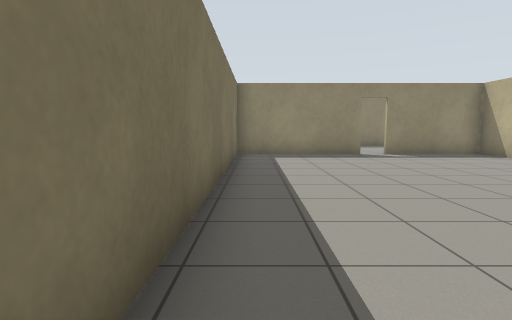
view 1 (above)

24 first-person views from a walk through a robot-simulator world made for Gazebo. The camera is 0.94 m above the floor, tilts 6° down and sees 80° across. The floor is counted in squares, 1 m on a side. Each view is taken from the middle of a square. On the plan, view 1 faces up. The plan holds only what a view shows up to about 11 squares ahead; the rest is blank. The place goes on beyond the plan.

view 2
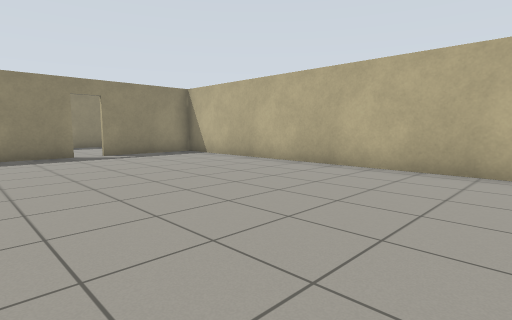

view 3
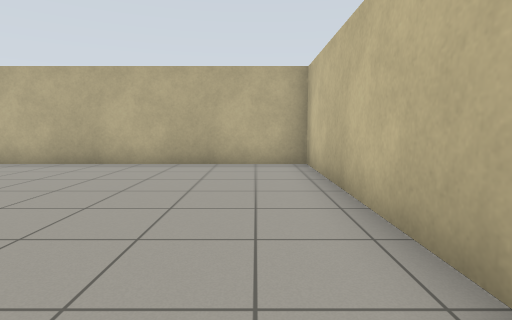

view 4
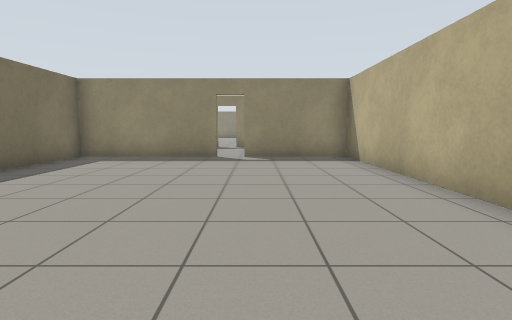

view 5
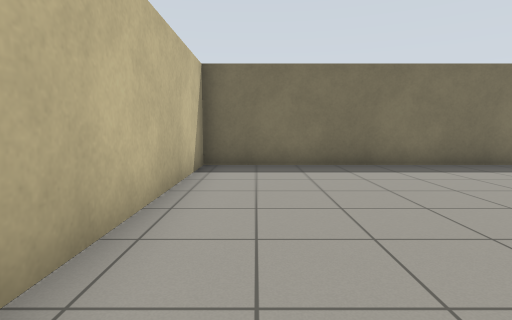

view 6
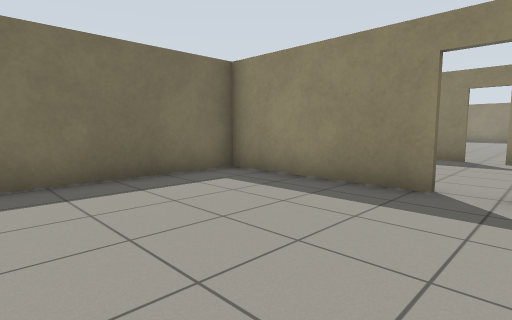

view 7
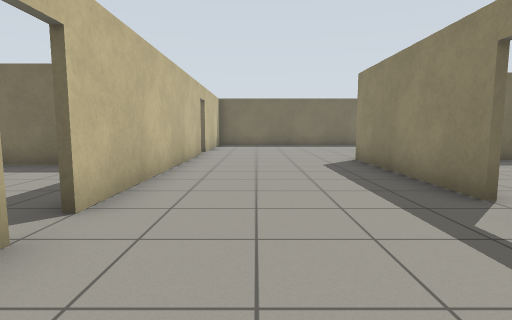

view 8
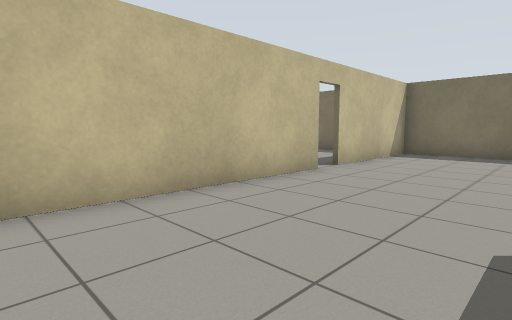

view 9
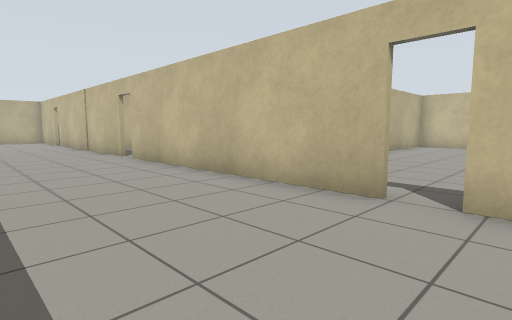

view 10
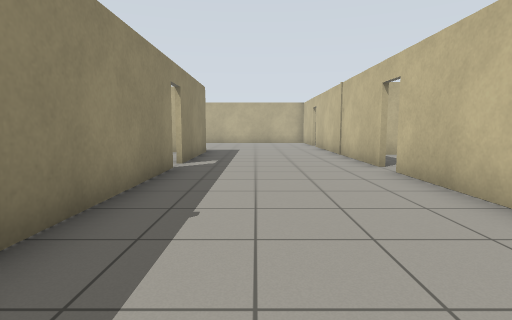

view 11
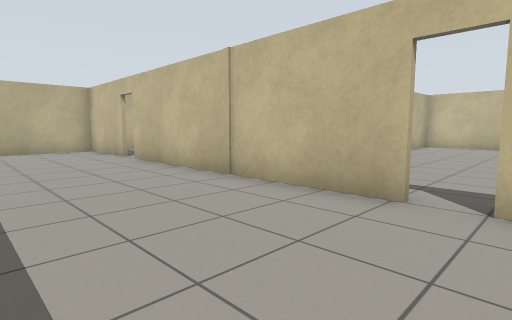

view 12
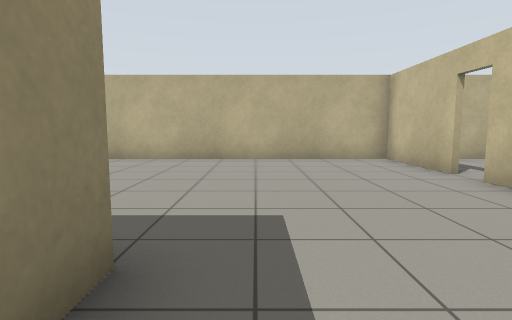

view 13
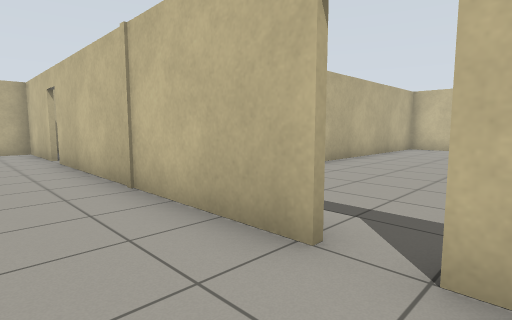

view 14
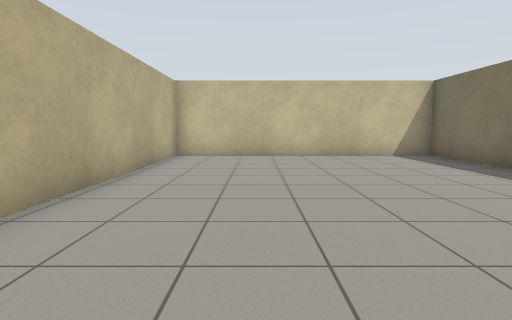

view 15
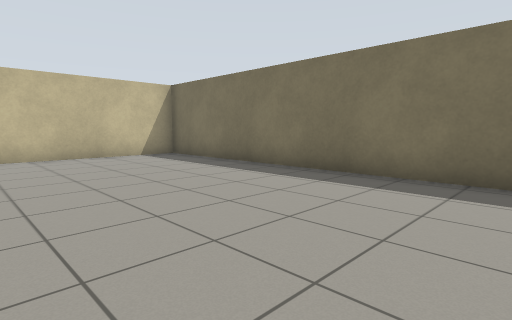

view 16
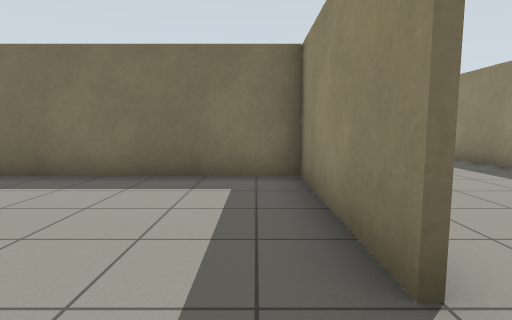

view 17
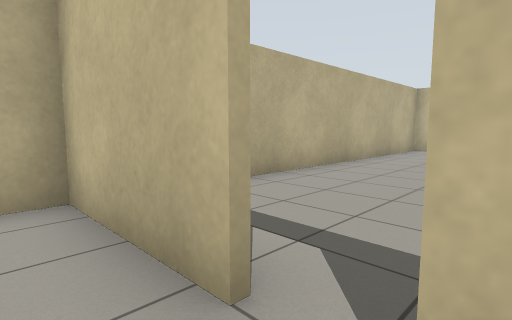

view 18
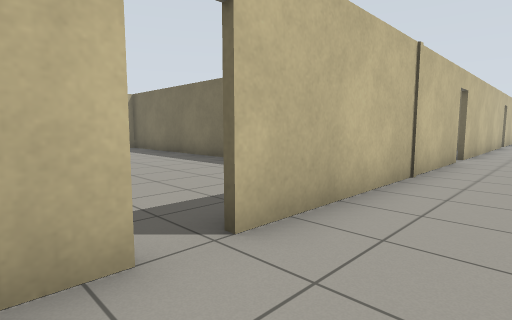

view 19
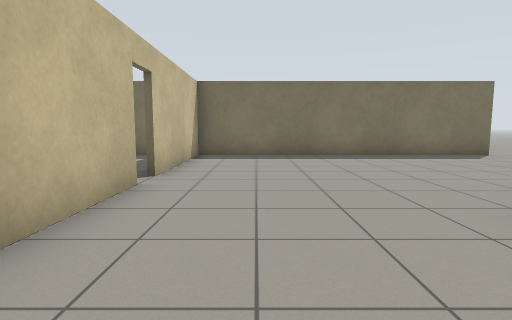

view 20
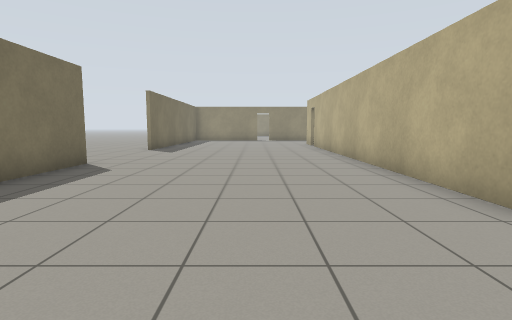

view 21
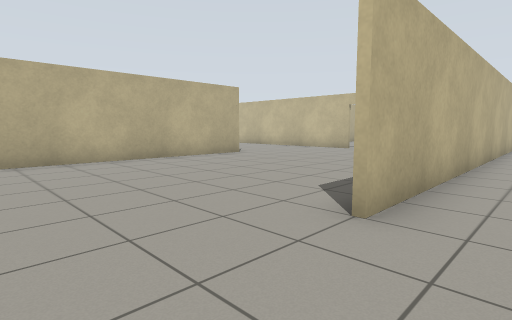

view 22
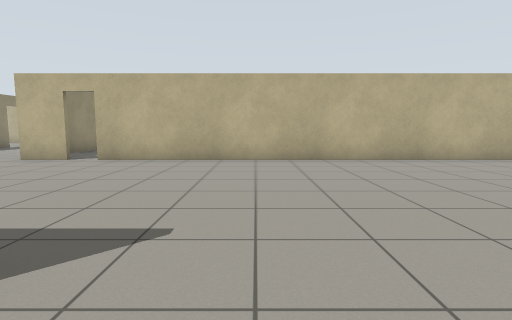

view 23
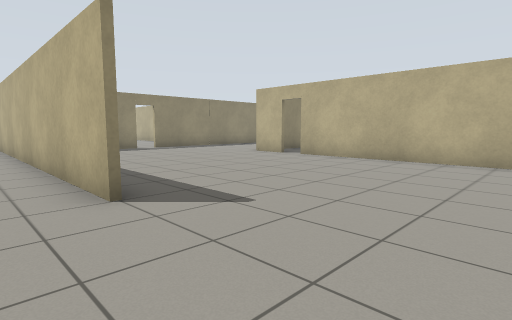

view 24
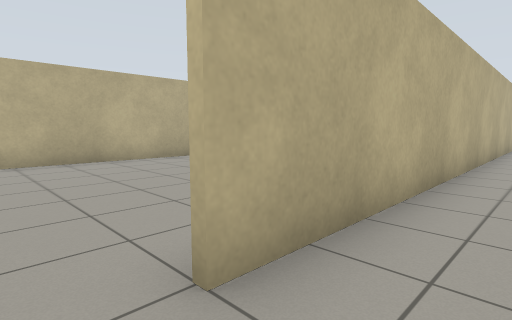

### Floor plan
Points are (right, up) in squares from view 1. A wall is a line through its corners. A room is listed if a view was taken in it or the views show most of it. See-through windows are left out.
Room 1 (views 1, 2, 3, 4, 5, 6)
walls: (3.8, 10.9) (-0.7, 10.9) (-0.7, -1.3) (8, -1.3); (8.1, 10.9) (4.6, 10.9); (8, -1.4) (8, 10.9)
ways out: open door at (4, 11) to room 2
Room 2 (views 7, 8, 9, 10, 11, 12, 13, 17, 18, 19, 20, 21, 22, 23, 24)
walls: (3.3, 16) (-2, 16) (-2, 28.8); (4.5, 11) (12.5, 11); (13.3, 16) (4, 16); (13.2, 11) (21.4, 11); (18, 16) (14, 16); (-4.1, 11) (3.8, 11); (22.1, 11) (25.2, 11) (25.2, 19.5); (-2, 29.5) (-2, 31); (-9.5, 21.1) (-9.5, 11) (-4.9, 11); (-9.6, 7.6) (-9.6, 21.1); (-9.6, 26) (-9.6, 31.5)
ways out: open door at (4, 11) to room 1; open door at (13, 11) to room 3; open door at (-4.5, 11); open door at (-2, 29); open door at (3.5, 16); open door at (13.5, 16); open door at (21.5, 11)
Room 3 (views 14, 15, 16)
walls: (12.5, 10.9) (8.1, 10.9) (8.1, -1.4); (16.7, 9) (16.7, 9.5); (8, -1.3) (16.7, -1.3) (16.7, 5.9)
ways out: open door at (13, 11) to room 2

Positions as (right, up) in squares from view 1, and headings:
1: (0, 0), facing up
2: (1, 0), facing up-right
3: (0, 0), facing right
4: (5, 1), facing up
5: (7, 0), facing left
6: (5, 6), facing up-left
7: (7, 13), facing left
8: (2, 15), facing down-left
9: (3, 15), facing down-right
10: (6, 14), facing right
11: (12, 15), facing down-right
12: (16, 15), facing right
13: (12, 13), facing down-right
14: (14, 9), facing down
15: (14, 9), facing down-left
16: (14, 10), facing left
17: (21, 12), facing down-right
18: (23, 13), facing down-left
19: (1, 13), facing left
20: (-5, 13), facing up
21: (-11, 24), facing down-right
22: (-11, 24), facing right
23: (-11, 22), facing up-right
24: (-11, 22), facing down-right
